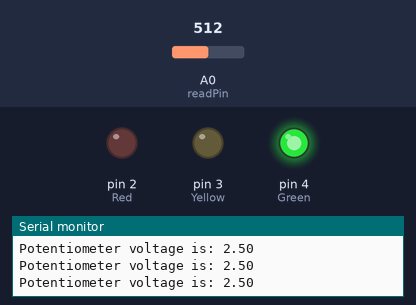
This sketch was run on a simulated Arduino Uno, built with avr-gcc and run on an emulated ATmega328P. Shown: output pins drawn as LEDs (lit = HIGH), the last lines printed to the serial monitor. The inputs (shaded band) are chosen by the test bench; at power-on: A0 (readPin) = 512.

Above: at 1.2 s.
1.3 s: A0 (readPin) set to 599
4.3 s: A0 (readPin) set to 626
At 5.3 s:
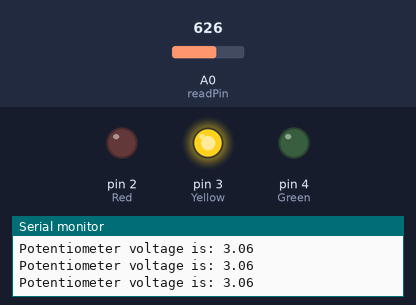
5.8 s: A0 (readPin) set to 807
8.8 s: A0 (readPin) set to 831
At 9.7 s:
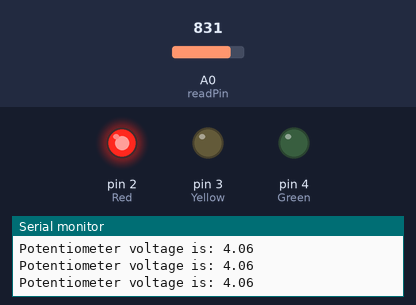
10.3 s: A0 (readPin) set to 716
At 10.7 s:
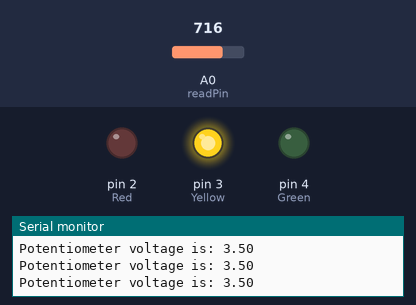
13.3 s: A0 (readPin) set to 900
At 14.0 s:
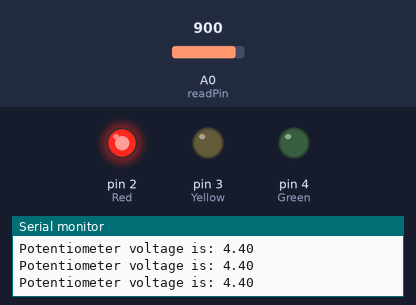
Timing chart, 0 to 16.3 s (numbered marks = the images above; inputs shaded):
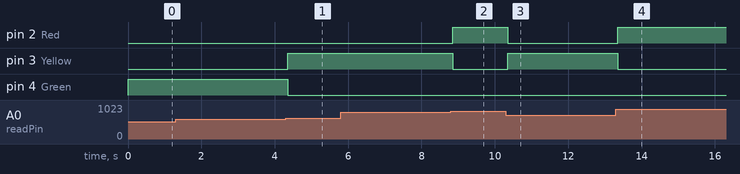

The sketch:

potentiometerRedYellowGreen.ino
```cpp
int Red = 2;
int Yellow = 3;
int Green = 4;
int readPin = A0;
int readVal;
float voltage;

void setup() {
  // put your setup code here, to run once:
pinMode (Red, OUTPUT);
pinMode (Yellow, OUTPUT);
pinMode (Green, OUTPUT);
Serial.begin(9600);
pinMode (readPin, INPUT);
}

void loop() {
  // put your main code here, to run repeatedly:
 readVal = analogRead(readPin);
voltage = (5./1023.) * readVal;
Serial.print("Potentiometer voltage is: ");
Serial.println(voltage);

if (voltage<3){
    digitalWrite (Green, HIGH);
  }else {
    digitalWrite (Green, LOW);
  }

if (voltage>3 && voltage<4){
    digitalWrite (Yellow, HIGH);
  }else {
    digitalWrite (Yellow, LOW);
  }

if (voltage>4){
    digitalWrite (Red, HIGH);
  }else {
    digitalWrite (Red, LOW);
  }

}
```

Measured:
- the behaviour switches between 613 and 614 on A0 (readPin) (found by bisection; images 0 and 1)
- the behaviour switches between 818 and 819 on A0 (readPin) (found by bisection; images 1 and 2)
- after the input at 4.3 s, pin 3 (Yellow): LOW → HIGH after 0.06 s; pin 4 (Green): HIGH → LOW after 0.06 s
- after the input at 8.8 s, pin 2 (Red): LOW → HIGH after 0.05 s; pin 3 (Yellow): HIGH → LOW after 0.05 s
- after the input at 10.3 s, pin 2 (Red): HIGH → LOW after 0.05 s; pin 3 (Yellow): LOW → HIGH after 0.05 s
- after the input at 13.3 s, pin 2 (Red): LOW → HIGH at once; pin 3 (Yellow): HIGH → LOW at once
